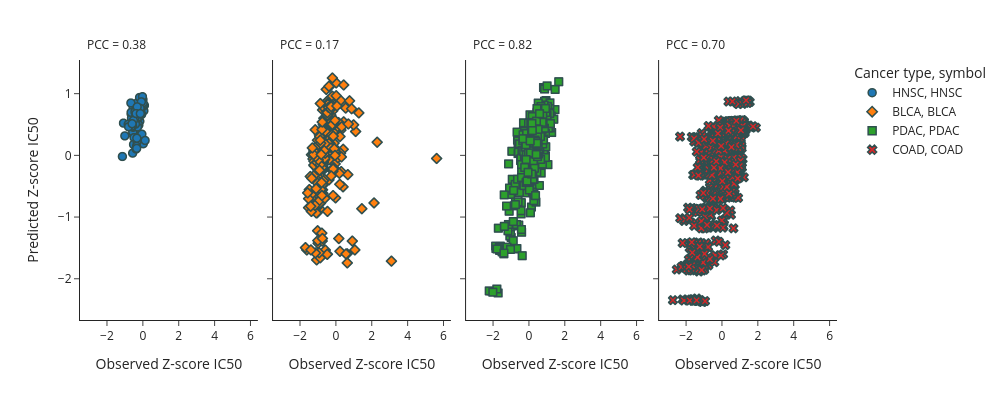

Notebook source saved alongside this figure:
### Code cell
fig = px.scatter(
    x=pdo_dr.Y_TRUE,
    y=pdo_dr.Y_HAT,
    facet_col=pdo_dr.TCGA_DESC,
    color=pdo_dr.TCGA_DESC,
    # opacity=0.7,
    symbol=pdo_dr.TCGA_DESC,
    height=400,
    width=1000,
    template="simple_white",
    # trendline="ols",
    labels={"y": "Predicted Z-score IC50",
            "x": "Observed Z-score IC50",
            "color" : "Cancer type"
           },
)


fig.update_traces(
    marker=dict(
        size=8,
        line=dict(width=1.5, color="DarkSlateGrey")
    )
)

fig.update_traces(
    line=dict(color="black", width=2),
    selector=dict(mode="lines")
)

pcc = pdo_dr.Y_TRUE[pdo_dr.TCGA_DESC=="HNSC"].corr(pdo_dr.Y_HAT[pdo_dr.TCGA_DESC=="HNSC"], method="pearson")
fig.add_annotation(
    x=0.03, y=1.1,                  # position inside panel (3% from left, 95% from bottom)
    xref=f"x domain",
    yref=f"y domain",
    text=f"PCC = {pcc:.2f}",
    showarrow=False,
    align="left",
    font=dict(size=12)
)


pcc = pdo_dr.Y_TRUE[pdo_dr.TCGA_DESC=="BLCA"].corr(pdo_dr.Y_HAT[pdo_dr.TCGA_DESC=="BLCA"], method="pearson")
fig.add_annotation(
    x=0.03, y=1.1,                  # position inside panel (3% from left, 95% from bottom)
    xref=f"x2 domain",
    yref=f"y2 domain",
    text=f"PCC = {pcc:.2f}",
    showarrow=False,
    align="left",
    font=dict(size=12)
)

pcc = pdo_dr.Y_TRUE[pdo_dr.TCGA_DESC=="PDAC"].corr(pdo_dr.Y_HAT[pdo_dr.TCGA_DESC=="PDAC"], method="pearson")
fig.add_annotation(
    x=0.03, y=1.1,                  # position inside panel (3% from left, 95% from bottom)
    xref=f"x3 domain",
    yref=f"y3 domain",
    text=f"PCC = {pcc:.2f}",
    showarrow=False,
    align="left",
    font=dict(size=12)
)

pcc = pdo_dr.Y_TRUE[pdo_dr.TCGA_DESC=="COAD"].corr(pdo_dr.Y_HAT[pdo_dr.TCGA_DESC=="COAD"], method="pearson")
fig.add_annotation(
    x=0.03, y=1.1,                  # position inside panel (3% from left, 95% from bottom)
    xref=f"x4 domain",
    yref=f"y4 domain",
    text=f"PCC = {pcc:.2f}",
    showarrow=False,
    align="left",
    font=dict(size=12)
)


fig.for_each_annotation(
    lambda a: a.update(text="") if isinstance(a.text, str) and a.text.startswith("facet_col=") else None
)

fig

### Figure 1 — Plotly figure (JSON) as saved in the notebook; plotly's stock layout.template omitted (floating-point values rounded to 4 significant figures; data arrays with more than 128 entries replaced by an {"elided": "..."} marker saying what was removed)
{"data": [{"hovertemplate": "Cancer type=HNSC<br>symbol=HNSC<br>facet_col=HNSC<br>Observed Z-score IC50=%{x}<br>Predicted Z-score IC50=%{y}<extra></extra>", "legendgroup": "HNSC, HNSC", "marker": {"color": "#1F77B4", "line": {"color": "DarkSlateGrey", "width": 1.5}, "size": 8, "symbol": "circle"}, "mode": "markers", "name": "HNSC, HNSC", "showlegend": true, "type": "scattergl", "x": [-0.2195, -0.4943, -0.5551, -0.4431, -0.3689, -0.1646, -0.4147, -0.2928, -0.5427, -0.5102, -0.6569, -0.4056, 0.03215, -0.5615, -1.137, -0.04922, -0.6301, -0.4864, -1.001, -0.2553, -0.2084, -0.6495, -0.1658, 0.06187, 0.09417, 0.0616, -0.2967, -0.06402, 0.01736, -0.05673, -0.1784, -0.01391, 0.02355, -0.6614, -0.07743, -1.077, -0.253, -0.3031, -0.2492, -0.5397, -0.2898, -0.405, -0.5626, -0.6261, -0.4445, -0.5213, -0.8098, -0.7907, -0.5909, -0.5148, -0.3209, -0.3292, 0.1346, -0.3445, -0.3667, -0.3342, -0.4359, -0.1001, -0.1431, -0.3095, -0.3741, -0.05813, -0.1349], "xaxis": "x", "y": [0.49, 0.3555, 0.3788, 0.4732, 0.4862, 0.553, 0.6701, 0.6847, 0.7579, 0.6685, 0.6784, 0.7309, 0.1887, 0.0363, -0.01846, 0.3438, 0.6041, 0.2879, 0.3159, 0.723, 0.6228, 0.6956, 0.6962, 0.7222, 0.8102, 0.8247, 0.8537, 0.8258, 0.9023, 0.8791, 0.9382, 0.951, 0.8517, 0.8491, 0.8682, 0.5224, 0.5066, 0.589, 0.6244, 0.4558, 0.4598, 0.5068, 0.4787, 0.4708, 0.6079, 0.5659, 0.5031, 0.4639, 0.5126, 0.1765, 0.2238, 0.2783, 0.2419, 0.1477, 0.1025, 0.1137, 0.7056, 0.7191, 0.7632, 0.7868, 0.6781, 0.6651, 0.6768], "yaxis": "y"}, {"hovertemplate": "Cancer type=BLCA<br>symbol=BLCA<br>facet_col=BLCA<br>Observed Z-score IC50=%{x}<br>Predicted Z-score IC50=%{y}<extra></extra>", "legendgroup": "BLCA, BLCA", "marker": {"color": "#FF7F0E", "line": {"color": "DarkSlateGrey", "width": 1.5}, "size": 8, "symbol": "diamond"}, "mode": "markers", "name": "BLCA, BLCA", "showlegend": true, "type": "scattergl", "x": {"elided": "301 float values"}, "xaxis": "x2", "y": {"elided": "301 float values"}, "yaxis": "y2"}, {"hovertemplate": "Cancer type=PDAC<br>symbol=PDAC<br>facet_col=PDAC<br>Observed Z-score IC50=%{x}<br>Predicted Z-score IC50=%{y}<extra></extra>", "legendgroup": "PDAC, PDAC", "marker": {"color": "#2CA02C", "line": {"color": "DarkSlateGrey", "width": 1.5}, "size": 8, "symbol": "square"}, "mode": "markers", "name": "PDAC, PDAC", "showlegend": true, "type": "scattergl", "x": {"elided": "360 float values"}, "xaxis": "x3", "y": {"elided": "360 float values"}, "yaxis": "y3"}, {"hovertemplate": "Cancer type=COAD<br>symbol=COAD<br>facet_col=COAD<br>Observed Z-score IC50=%{x}<br>Predicted Z-score IC50=%{y}<extra></extra>", "legendgroup": "COAD, COAD", "marker": {"color": "#D62728", "line": {"color": "DarkSlateGrey", "width": 1.5}, "size": 8, "symbol": "x"}, "mode": "markers", "name": "COAD, COAD", "showlegend": true, "type": "scattergl", "x": {"elided": "1330 float values"}, "xaxis": "x4", "y": {"elided": "1330 float values"}, "yaxis": "y4"}], "layout": {"annotations": [{"showarrow": false, "text": "", "x": 0.1175, "xanchor": "center", "xref": "paper", "y": 1, "yanchor": "bottom", "yref": "paper"}, {"showarrow": false, "text": "", "x": 0.3725, "xanchor": "center", "xref": "paper", "y": 1, "yanchor": "bottom", "yref": "paper"}, {"showarrow": false, "text": "", "x": 0.6275, "xanchor": "center", "xref": "paper", "y": 1, "yanchor": "bottom", "yref": "paper"}, {"showarrow": false, "text": "", "x": 0.8825, "xanchor": "center", "xref": "paper", "y": 1, "yanchor": "bottom", "yref": "paper"}, {"align": "left", "font": {"size": 12}, "showarrow": false, "text": "PCC = 0.38", "x": 0.03, "xref": "x domain", "y": 1.1, "yref": "y domain"}, {"align": "left", "font": {"size": 12}, "showarrow": false, "text": "PCC = 0.17", "x": 0.03, "xref": "x2 domain", "y": 1.1, "yref": "y2 domain"}, {"align": "left", "font": {"size": 12}, "showarrow": false, "text": "PCC = 0.82", "x": 0.03, "xref": "x3 domain", "y": 1.1, "yref": "y3 domain"}, {"align": "left", "font": {"size": 12}, "showarrow": false, "text": "PCC = 0.70", "x": 0.03, "xref": "x4 domain", "y": 1.1, "yref": "y4 domain"}], "height": 400, "legend": {"title": {"text": "Cancer type, symbol"}, "tracegroupgap": 0}, "margin": {"t": 60}, "width": 1000, "xaxis": {"anchor": "y", "autorange": true, "domain": [0, 0.235], "range": [-3.505, 6.414], "title": {"text": "Observed Z-score IC50"}, "type": "linear"}, "xaxis2": {"anchor": "y2", "autorange": true, "domain": [0.255, 0.49], "matches": "x", "range": [-3.505, 6.414], "title": {"text": "Observed Z-score IC50"}, "type": "linear"}, "xaxis3": {"anchor": "y3", "autorange": true, "domain": [0.51, 0.745], "matches": "x", "range": [-3.505, 6.414], "title": {"text": "Observed Z-score IC50"}, "type": "linear"}, "xaxis4": {"anchor": "y4", "autorange": true, "domain": [0.765, 1.0], "matches": "x", "range": [-3.505, 6.414], "title": {"text": "Observed Z-score IC50"}, "type": "linear"}, "yaxis": {"anchor": "x", "autorange": true, "domain": [0, 1], "range": [-2.669, 1.546], "title": {"text": "Predicted Z-score IC50"}, "type": "linear"}, "yaxis2": {"anchor": "x2", "autorange": true, "domain": [0, 1], "matches": "y", "range": [-2.669, 1.546], "showticklabels": false, "type": "linear"}, "yaxis3": {"anchor": "x3", "autorange": true, "domain": [0, 1], "matches": "y", "range": [-2.669, 1.546], "showticklabels": false, "type": "linear"}, "yaxis4": {"anchor": "x4", "autorange": true, "domain": [0, 1], "matches": "y", "range": [-2.669, 1.546], "showticklabels": false, "type": "linear"}}}
